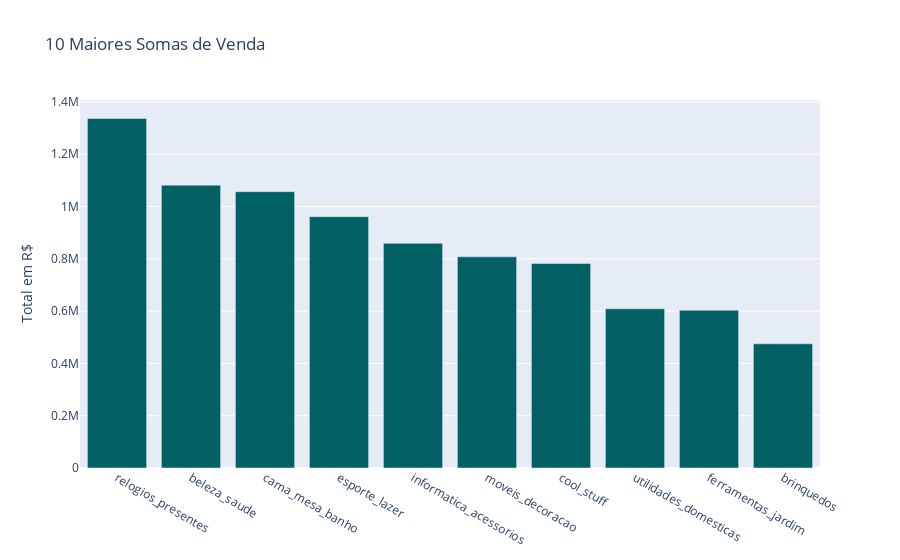

Here is the notebook cell this chart was saved with:
### Code cell
# Grafico das 10 maiores somas
trace_soma = go.Bar(x=soma_vendas
                          .sort_values(ascending=False)
                          .head(10).index,
                      y=soma_vendas
                          .sort_values(ascending=False)
                          .head(10).values,
                      marker=dict(color='#006064'))

layout_soma = go.Layout(title='10 Maiores Somas de Venda',
                          yaxis=dict(title='Total em R$'))

fig_soma = go.Figure(data=[trace_soma],
                       layout=layout_soma)

iplot(fig_soma)

### Figure 1 — Plotly figure (JSON) as saved in the notebook; plotly's stock layout.template omitted (floating-point values rounded to 4 significant figures)
{"data": [{"marker": {"color": "#006064"}, "type": "bar", "x": ["relogios_presentes", "beleza_saude", "cama_mesa_banho", "esporte_lazer", "informatica_acessorios", "moveis_decoracao", "cool_stuff", "utilidades_domesticas", "ferramentas_jardim", "brinquedos"], "y": [1337000.0, 1082000.0, 1057000.0, 961100.0, 859200.0, 807600.0, 782000.0, 608900.0, 603500.0, 475000.0]}], "layout": {"title": {"text": "10 Maiores Somas de Venda"}, "yaxis": {"title": {"text": "Total em R$"}}}}
